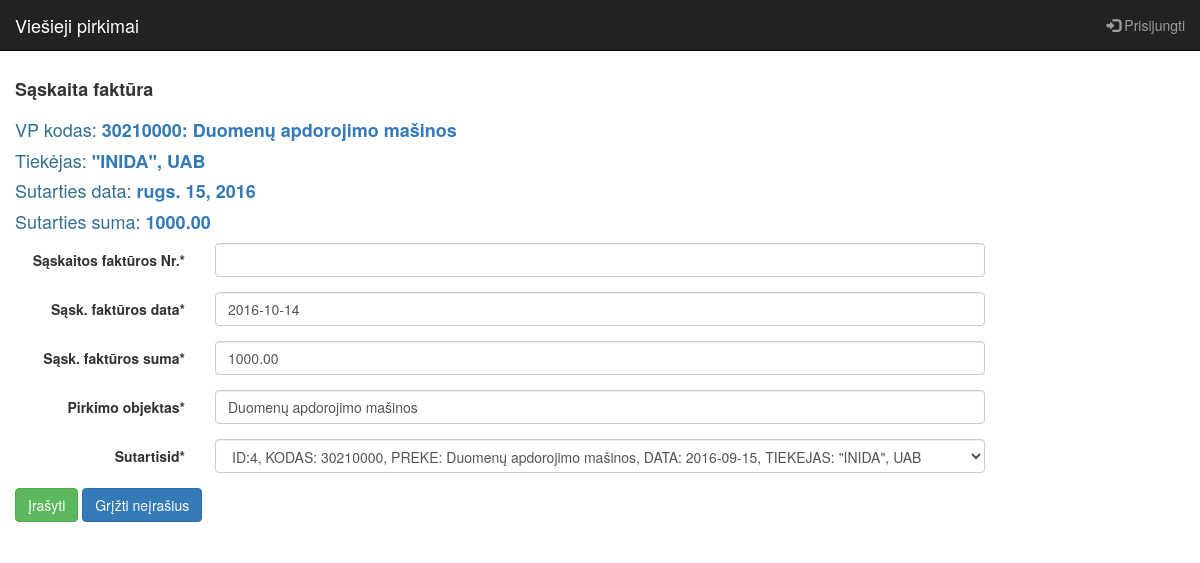
/sf_add/4/, run on the app's committed database.
### vart/models.py (models this page shows)
class Sutartis(models.Model):
    kodas = models.ForeignKey(
        Planas, to_field='kodas',
        on_delete=models.CASCADE,
        verbose_name='Kodas'
        )
    '''
    preke_sut = models.ForeignKey(
        Planas,
        to_field='preke',
        on_delete=models.SET_NULL,
        related_name='preke_sut',
        verbose_name='Pavadinimas',
        null=True
        )
    '''
    data = models.DateField(default=date.today, verbose_name='Sutarties data')
    suma = models.DecimalField(
        max_digits=9,
        decimal_places=2,
        verbose_name='Planuojama Suma'
        )
    tiekejo_kodas = models.DecimalField(
        max_digits=20,
        decimal_places=0,
        verbose_name='Tiekėjo kodas'
        )
    tiekejas = models.CharField(max_length=100, verbose_name='Tiekėjas')
    pastaba = models.CharField(
        max_length=200,
        verbose_name='Pastaba',
        blank=True
        )
    zalias = models.BooleanField(
        default=False,
        verbose_name='Ar tai žalias pirkimas?'
        )
    class Meta:
        verbose_name = "Sutartis"
        verbose_name_plural = "Sutartis"
    def __str__(self):
        k = self.kodas.kodas
        return 'ID:' + str(self.id)\
               + ', KODAS: ' + self.kodas.kodas\
               + ', PREKE: ' + self.kodas.preke\
               + ', DATA: ' + self.data.strftime('%Y-%m-%d')\
               + ', TIEKEJAS: ' + self.tiekejas

class Planas(models.Model):
    PDP = (
        ('paslauga', 'Paslauga'),
        ('darbas', 'Darbas'),
        ('preke', 'Prekė'))
    organizatorius = models.ForeignKey(
        User,
        to_field='username',
        on_delete=models.CASCADE
        )
    kodas = models.CharField(max_length=30, unique=True)
    preke = models.CharField(
        max_length=100,
        verbose_name='Prekė, paslauga, darbas',
        unique=True
        )
    islaidos = models.DecimalField(max_digits=9, decimal_places=2)
    paslauga_darbas_preke = models.CharField(
        max_length=8,
        default='preke',
        choices=PDP
        )
    class Meta:
        verbose_name = "Planas"
        verbose_name_plural = "Planas"
        ordering = ['kodas']
    def __str__(self):
        return self.kodas + ': ' + self.preke

### vart/views.py (the view, shortened to what this page needs)
# urls.py: url(r'^sf_add/(?P<id_pk>[0-9-]+)/$', views.SfAdd.as_view(), name='sf_add'),
class SfAdd(
        views.LoginRequiredMixin,
        views.FormValidMessageMixin,
        generic.edit.CreateView):
    form_class = SfForm
    form_valid_message = 'Pridėta nauja sąskaita faktūra.'
    template_name = 'sf_form.html'
    def get(self, request, *args, **kwargs):
        id_pk = kwargs['id_pk']
        preke = get_object_or_404(Sutartis, pk=id_pk).kodas.preke
        suma = get_object_or_404(Sutartis, pk=id_pk).suma
        data = datetime.today().strftime('%Y-%m-%d')
        self.form_class.initial = {
            'pavadinimas': preke,
            'suma': suma,
            'data': data,
            'sutartisid': id_pk
        }
        return super(SfAdd, self).get(request, *args, **kwargs)
    def get_context_data(self, **kwargs):
        context = super(SfAdd, self).get_context_data(**kwargs)
        id_pk = self.kwargs['id_pk']
        context['sutartis'] = get_object_or_404(Sutartis, pk=id_pk)
        return context

### vart/forms.py
class SfForm(forms.ModelForm):
    class Meta:
        model = Sf
        fields = ['sf', 'data', 'suma', 'pavadinimas', 'sutartisid']
    def __init__(self, *args, **kwargs):
        super(SfForm, self).__init__(*args, **kwargs)
        self.fields['pavadinimas'].initial = SfForm.initial['pavadinimas']
        self.fields['suma'].initial = SfForm.initial['suma']
        self.fields['data'].initial = SfForm.initial['data']
        self.fields['sutartisid'].initial = SfForm.initial['sutartisid']
        self.helper = FormHelper()
        self.helper.form_class = 'form-horizontal'
        self.helper.label_class = 'col-lg-2'
        self.helper.field_class = 'col-lg-8'
        self.helper.layout = Layout(
            'sf',
            'data',
            'suma',
            'pavadinimas',
            'sutartisid',
            ButtonHolder(
                Submit('add', 'Įrašyti', css_class='btn-success'),
                Button('cancel', 'Grįžti neįrašius', css_class='btn-primary', onclick="window.history.back()")
            )
        )

### vart/templates/sf_form.html (shortened to what this page needs)
{% extends '_layouts/base.html' %}
{% load crispy_forms_tags %}
{% block headline %}<h4><b>Sąskaita faktūra</b></h4>{% endblock %}
{% block content %}
    <div><h4><span class="text-info">VP kodas: </span><span
            class="text-primary"><strong>{{ sutartis.kodas }}</strong></span></h4></div>
    <div><h4><span class="text-info">Tiekėjas: </span><span
            class="text-primary"><strong>{{ sutartis.tiekejas }}</strong></span></h4></div>
    <div><h4><span class="text-info">Sutarties data: </span><span
            class="text-primary"><strong>{{ sutartis.data }}</strong></span></h4></div>
    <div><h4><span class="text-info">Sutarties suma: </span><span
            class="text-primary"><strong>{{ sutartis.suma }}</strong></span></h4></div>
    {% crispy form %}
{% endblock %}

### vart/templates/_layouts/base.html (style rules this page uses)
body { padding-bottom: 20px; padding-top: 70px; }

### data on the page
Sutartis: kodas "30210000: Duomenų apdorojimo mašinos", tiekejas "\"INIDA\", UAB", data "rugs. 15, 2016", suma "1000.00", data "2016-10-14"
Sutartis: suma "1000.00"
